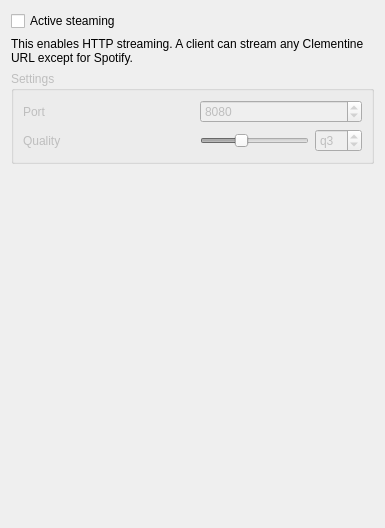
<?xml version="1.0" encoding="UTF-8"?>
<ui version="4.0">
 <class>StreamingSettingsPage</class>
 <widget class="QWidget" name="StreamingSettingsPage">
  <property name="geometry">
   <rect>
    <x>0</x>
    <y>0</y>
    <width>385</width>
    <height>528</height>
   </rect>
  </property>
  <property name="windowTitle">
   <string>Streaming</string>
  </property>
  <layout class="QVBoxLayout" name="verticalLayout_2">
   <item>
    <widget class="QCheckBox" name="use_streaming">
     <property name="text">
      <string>Active steaming</string>
     </property>
    </widget>
   </item>
   <item>
    <widget class="QLabel" name="label">
     <property name="sizePolicy">
      <sizepolicy hsizetype="Preferred" vsizetype="Preferred">
       <horstretch>0</horstretch>
       <verstretch>0</verstretch>
      </sizepolicy>
     </property>
     <property name="text">
      <string>This enables HTTP streaming. A client can stream any Clementine URL except for Spotify.</string>
     </property>
     <property name="textFormat">
      <enum>Qt::RichText</enum>
     </property>
     <property name="wordWrap">
      <bool>true</bool>
     </property>
    </widget>
   </item>
   <item>
    <widget class="QGroupBox" name="use_stream_container_2">
     <property name="enabled">
      <bool>false</bool>
     </property>
     <property name="title">
      <string>Settings</string>
     </property>
     <layout class="QFormLayout" name="formLayout">
      <property name="fieldGrowthPolicy">
       <enum>QFormLayout::AllNonFixedFieldsGrow</enum>
      </property>
      <item row="1" column="0">
       <widget class="QLabel" name="label_stream_port">
        <property name="minimumSize">
         <size>
          <width>171</width>
          <height>0</height>
         </size>
        </property>
        <property name="layoutDirection">
         <enum>Qt::LeftToRight</enum>
        </property>
        <property name="text">
         <string>Port</string>
        </property>
        <property name="alignment">
         <set>Qt::AlignLeading|Qt::AlignLeft|Qt::AlignVCenter</set>
        </property>
       </widget>
      </item>
      <item row="1" column="1">
       <widget class="QSpinBox" name="stream_port">
        <property name="maximum">
         <number>65535</number>
        </property>
        <property name="value">
         <number>8080</number>
        </property>
       </widget>
      </item>
      <item row="2" column="0">
       <widget class="QLabel" name="label_2">
        <property name="text">
         <string>Quality</string>
        </property>
       </widget>
      </item>
      <item row="2" column="1">
       <layout class="QHBoxLayout" name="horizontalLayout">
        <item>
         <widget class="QSlider" name="bitrate_slider">
          <property name="minimum">
           <number>-1</number>
          </property>
          <property name="maximum">
           <number>10</number>
          </property>
          <property name="pageStep">
           <number>1</number>
          </property>
          <property name="value">
           <number>3</number>
          </property>
          <property name="orientation">
           <enum>Qt::Horizontal</enum>
          </property>
         </widget>
        </item>
        <item>
         <widget class="QSpinBox" name="bitrate_box">
          <property name="suffix">
           <string/>
          </property>
          <property name="prefix">
           <string>q</string>
          </property>
          <property name="minimum">
           <number>-1</number>
          </property>
          <property name="maximum">
           <number>10</number>
          </property>
          <property name="value">
           <number>3</number>
          </property>
         </widget>
        </item>
       </layout>
      </item>
     </layout>
    </widget>
   </item>
   <item>
    <spacer name="verticalSpacer">
     <property name="orientation">
      <enum>Qt::Vertical</enum>
     </property>
     <property name="sizeHint" stdset="0">
      <size>
       <width>20</width>
       <height>40</height>
      </size>
     </property>
    </spacer>
   </item>
  </layout>
 </widget>
 <resources/>
 <connections>
  <connection>
   <sender>use_streaming</sender>
   <signal>toggled(bool)</signal>
   <receiver>use_stream_container_2</receiver>
   <slot>setEnabled(bool)</slot>
   <hints>
    <hint type="sourcelabel">
     <x>59</x>
     <y>22</y>
    </hint>
    <hint type="destinationlabel">
     <x>57</x>
     <y>43</y>
    </hint>
   </hints>
  </connection>
  <connection>
   <sender>bitrate_box</sender>
   <signal>valueChanged(int)</signal>
   <receiver>bitrate_slider</receiver>
   <slot>setValue(int)</slot>
   <hints>
    <hint type="sourcelabel">
     <x>325</x>
     <y>147</y>
    </hint>
    <hint type="destinationlabel">
     <x>241</x>
     <y>146</y>
    </hint>
   </hints>
  </connection>
  <connection>
   <sender>bitrate_slider</sender>
   <signal>valueChanged(int)</signal>
   <receiver>bitrate_box</receiver>
   <slot>setValue(int)</slot>
   <hints>
    <hint type="sourcelabel">
     <x>241</x>
     <y>146</y>
    </hint>
    <hint type="destinationlabel">
     <x>325</x>
     <y>147</y>
    </hint>
   </hints>
  </connection>
 </connections>
</ui>
